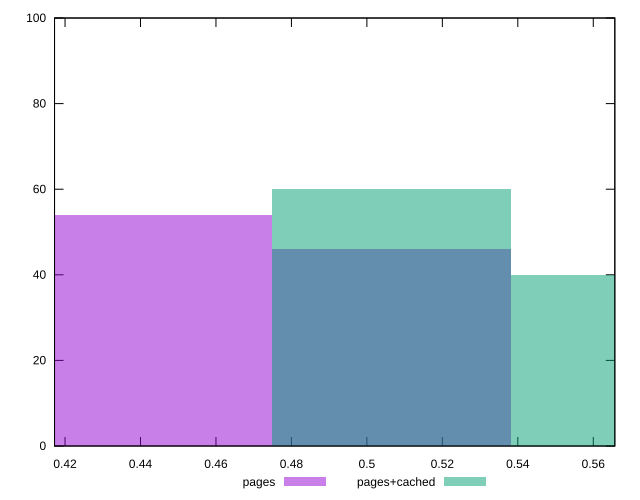

gnuplot code for this plot:
reset

$pages <<EOF
0.44329752746798234 54
0.5066257456776941 46
EOF

$pagesCached <<EOF
0.5066257456776941 60
0.5699539638874059 40
EOF

set key outside below
set boxwidth 0.06332821820971177
set xrange [0.4172165056100327:0.5657115031025787]
set yrange [0:100]
set trange [0:100]
set style fill transparent solid 0.5 noborder
set terminal svg size 640, 500 enhanced background rgb 'white'
set output "report_00008_2021-01-22T20:58:29.167/meta/pScore/comparison/histogram/1_vs_2.svg"

plot $pages title "pages" with boxes, \
     $pagesCached title "pages+cached" with boxes

reset
